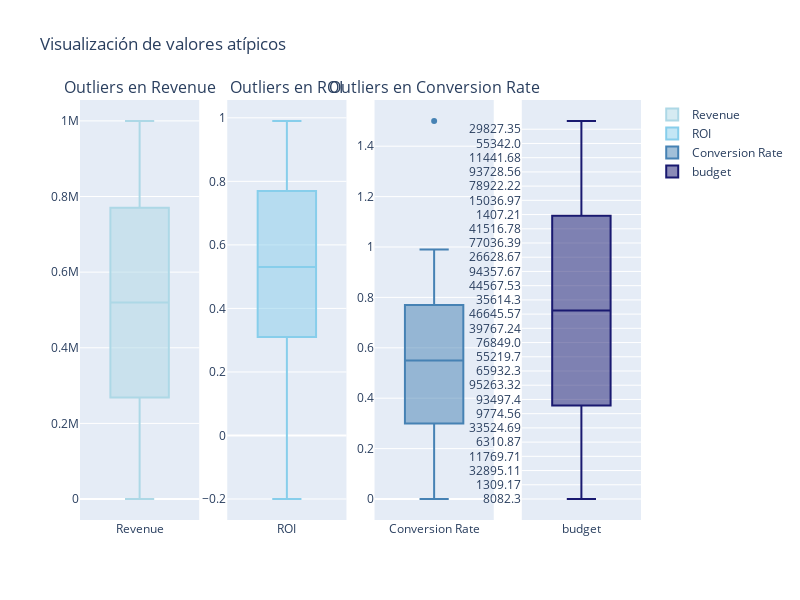

Notebook source saved alongside this figure:
### Code cell
from plotly.subplots import make_subplots

# Crear subplots
fig = make_subplots(rows=1, cols=4, subplot_titles=('Outliers en Revenue', 'Outliers en ROI', 'Outliers en Conversion Rate'))

# Definir tonos del boxplot
blue_tones = ['#ADD8E6', '#87CEEB', '#4682B4', '#191970']  # Azul claro, Azul cielo, Azul acero

# Añadir boxplots con tonos de azul
fig.add_trace(go.Box(y=df['revenue'], name='Revenue', marker_color=blue_tones[0]), row=1, col=1)
fig.add_trace(go.Box(y=df['roi'], name='ROI', marker_color=blue_tones[1]), row=1, col=2)
fig.add_trace(go.Box(y=df['conversion_rate'], name='Conversion Rate', marker_color=blue_tones[2]), row=1, col=3)
fig.add_trace(go.Box(y=df['budget'], name='budget', marker_color=blue_tones[3]), row=1, col=4)
# Actualizar layout
fig.update_layout(title_text='Visualización de valores atípicos', height=600, width=800)

# Mostrar la figura
fig.show()

### Figure 1 — Plotly figure (JSON) as saved in the notebook; plotly's stock layout.template omitted (floating-point values rounded to 4 significant figures; data arrays with more than 128 entries replaced by an {"elided": "..."} marker saying what was removed)
{"data": [{"marker": {"color": "#ADD8E6"}, "name": "Revenue", "type": "box", "xaxis": "x", "y": {"elided": "1017 float values"}, "yaxis": "y"}, {"marker": {"color": "#87CEEB"}, "name": "ROI", "type": "box", "xaxis": "x2", "y": {"elided": "1017 float values"}, "yaxis": "y2"}, {"marker": {"color": "#4682B4"}, "name": "Conversion Rate", "type": "box", "xaxis": "x3", "y": {"elided": "1017 float values"}, "yaxis": "y3"}, {"marker": {"color": "#191970"}, "name": "budget", "type": "box", "xaxis": "x4", "y": {"elided": "1017 str values"}, "yaxis": "y4"}], "layout": {"annotations": [{"font": {"size": 16}, "showarrow": false, "text": "Outliers en Revenue", "x": 0.1062, "xanchor": "center", "xref": "paper", "y": 1, "yanchor": "bottom", "yref": "paper"}, {"font": {"size": 16}, "showarrow": false, "text": "Outliers en ROI", "x": 0.3688, "xanchor": "center", "xref": "paper", "y": 1, "yanchor": "bottom", "yref": "paper"}, {"font": {"size": 16}, "showarrow": false, "text": "Outliers en Conversion Rate", "x": 0.6313, "xanchor": "center", "xref": "paper", "y": 1, "yanchor": "bottom", "yref": "paper"}], "height": 600, "title": {"text": "Visualización de valores atípicos"}, "width": 800, "xaxis": {"anchor": "y", "domain": [0, 0.2125]}, "xaxis2": {"anchor": "y2", "domain": [0.2625, 0.475]}, "xaxis3": {"anchor": "y3", "domain": [0.525, 0.7375]}, "xaxis4": {"anchor": "y4", "domain": [0.7875, 1]}, "yaxis": {"anchor": "x", "domain": [0, 1]}, "yaxis2": {"anchor": "x2", "domain": [0, 1]}, "yaxis3": {"anchor": "x3", "domain": [0, 1]}, "yaxis4": {"anchor": "x4", "domain": [0, 1]}}}
